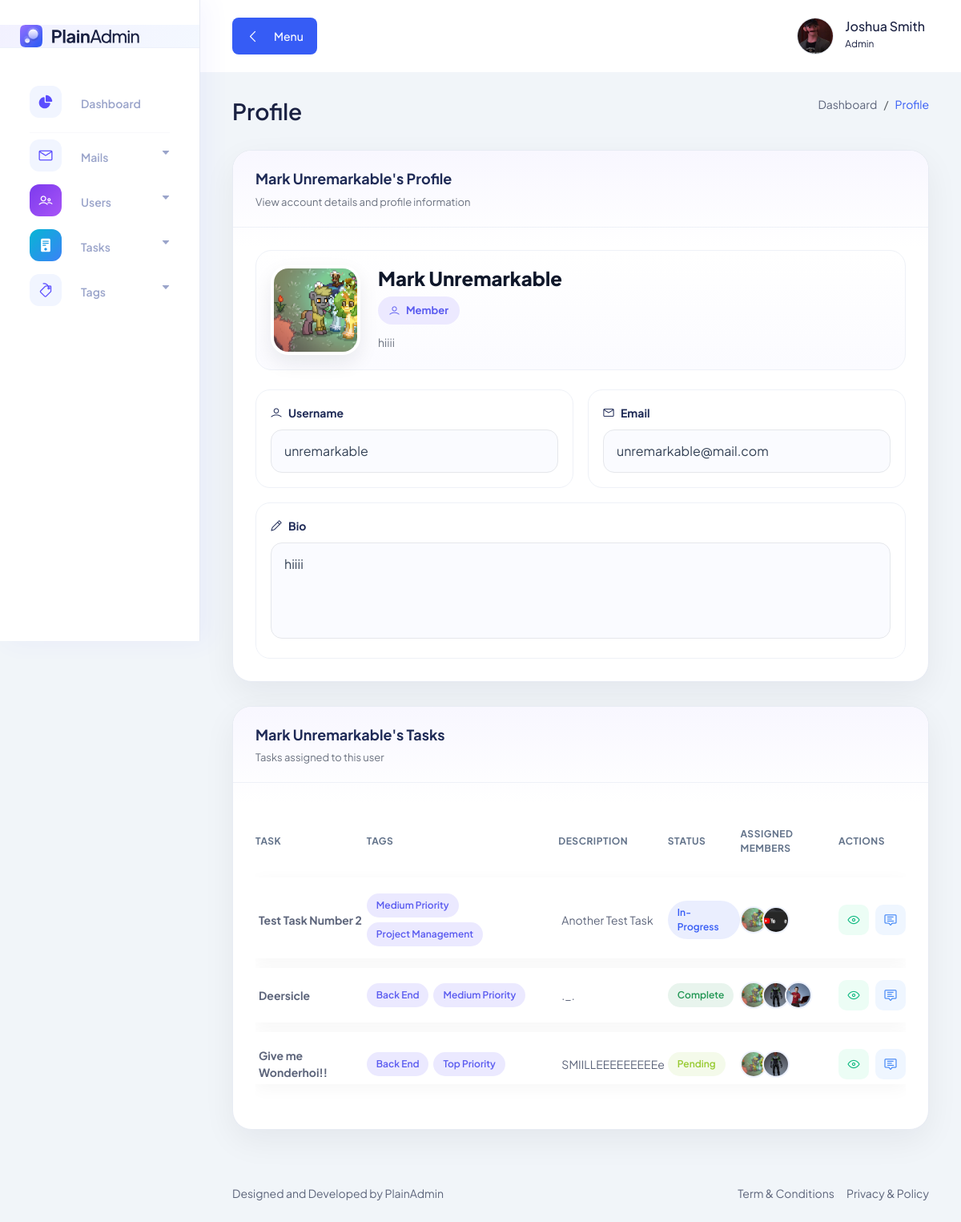
Before: /pages/profile/profile.php?user_id=6 (signed in) with the older database file.
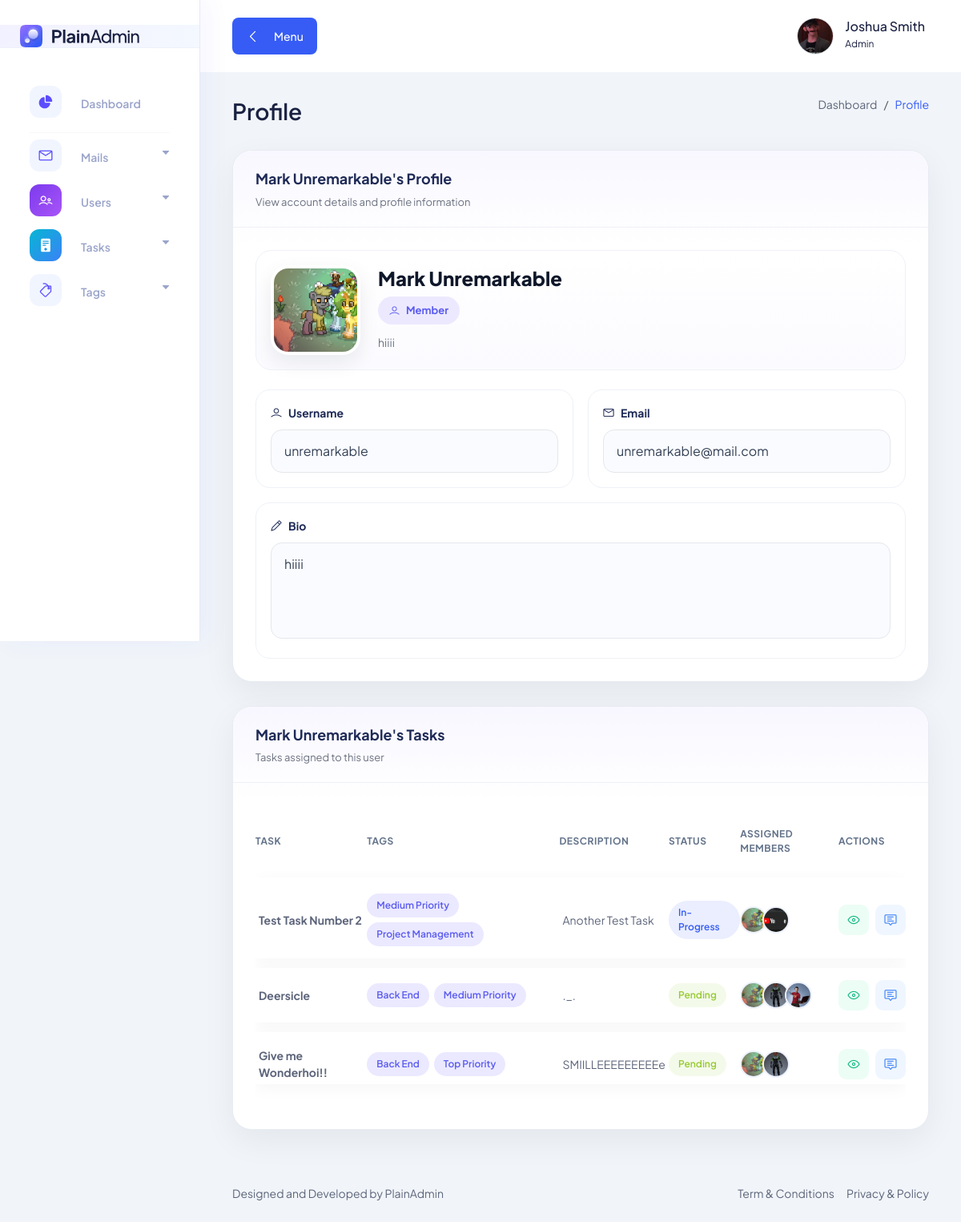
After: the same page with the newer database file.
### tables this page shows
CREATE TABLE `tasks_tbl` (
  `task_id` int(11) NOT NULL AUTO_INCREMENT,
  `task_name` varchar(100) NOT NULL,
  `task_description` varchar(100) NOT NULL,
  `task_status` int(11) NOT NULL DEFAULT 1,
  `task_attachment` varchar(255) DEFAULT NULL,
  `task_submit` varchar(255) DEFAULT NULL,
  `submission_text` text DEFAULT NULL,
  `submitted_by` varchar(255) DEFAULT '',
  `submitted_at` datetime DEFAULT NULL,
  PRIMARY KEY (`task_id`)
);

CREATE TABLE `task_status_tbl` (
  `status_id` int(11) NOT NULL AUTO_INCREMENT,
  `status` varchar(100) NOT NULL,
  PRIMARY KEY (`status_id`)
);

### includes/utils/db.utils.php (called while the page is built, shortened)
<?php
function can_view_task($conn, $task_id, $user_id, $role): bool
{
    $task_members = [];
    $select_task_members = mysqli_query($conn, "SELECT * FROM task_members_tbl LEFT JOIN users_tbl ON users_tbl.user_id = task_members_tbl.user_id WHERE task_members_tbl.task_id = '$task_id'");
    while ($row = mysqli_fetch_array($select_task_members)) {
        $task_members[] = $row['user_id'];
    }
    return in_array($user_id, $task_members);
}

### includes/utils/user.utils.php (called while the page is built, shortened)
<?php
function get_user_profile_image($conn, $user_id) : string {
    $all_users = mysqli_query($conn, "SELECT * FROM users_tbl WHERE user_id = '$user_id'");
    $user = mysqli_fetch_array($all_users);
    return "/task_management/uploads/profiles/" . $user['profile'];
}

### includes/elements/tables/task.table.php (the view, shortened to what the changed rows need)
<div class="table-wrapper table-responsive">
    <table class="table" data-toggle="table" data-search="true" data-filter-control="true">
        <thead>
            <tr>
                <th data-sortable="true">Task</th>
                <th data-sortable="true">Tags</th>
                <th data-sortable="true">Description</th>
                <th data-sortable="true">Status</th>
                <th data-sortable="true">Assigned Members</th>
                <th>Actions</th>
            </tr>
        </thead>
        <tbody>
            <?php
            $query = "
            SELECT tasks_tbl.*, task_status_tbl.status
            FROM tasks_tbl
            LEFT JOIN task_status_tbl ON task_status_tbl.status_id = tasks_tbl.task_status
            ";
            $tasks = mysqli_query($conn, $query);
            while ($task = mysqli_fetch_array($tasks)) {
                $status_color = match ((int) $task['task_status']) {
                    1 => "info-btn",
                    2 => "active-btn",
                    3 => "success-btn",
                    4 => "close-btn",
                    default => "secondary-btn"
                };
                if (can_view_task($conn, $task['task_id'], $user_id, $role)) {
                    $task_id = $task['task_id'];
                    ?>
                    <tr>
                        <td>
                            <p class="m-1 fw-bold"><?php echo $task['task_name']; ?></p>
                        </td>
                        <td>
                            <div class="tag-wrap">
                                <?php
                                $select_tag_tasks = mysqli_query($conn, "SELECT * FROM task_tags_tbl LEFT JOIN tags_tbl ON tags_tbl.tag_id = task_tags_tbl.tag_id WHERE task_id = '$task_id'");
                                if (mysqli_num_rows($select_tag_tasks) == 0) {
                                    ?>
                                    <span class="no-tags">No tags</span>
                                    <?php
                                } else {
                                    while ($tag = mysqli_fetch_array($select_tag_tasks)) {
                                        ?>
                                        <span class="task-tag">
                                            <?php echo $tag['tag']; ?>
                                        </span>
                                        <?php
                                    }
                                }
                                ?>
                            </div>
                        </td>
                        <td>
                            <p class="m-1"><?php echo $task['task_description']; ?></p>
                        </td>
                        <td>
                            <span class="status-btn <?php echo $status_color; ?>">
                                <?php echo $task['status']; ?>
                            </span>
                        </td>
                        <td>
                            <div class="d-flex align-items-center">
                                <?php
                                $select_members = mysqli_query($conn, "SELECT * FROM task_members_tbl LEFT JOIN users_tbl ON users_tbl.user_id = task_members_tbl.user_id WHERE task_id = '$task_id'");
                                while ($row = mysqli_fetch_array($select_members)) {
                                    ?>
                                    <a class="member-img" href="/task_management/pages/profile/profile.php?user_id=<?= $row['user_id']; ?>">
                                        <img src="<?php echo get_user_profile_image($conn, $row['user_id']); ?>"
                                            alt="<?php echo $row['full_name']; ?>" title="<?php echo $row['full_name']; ?>" />
                                    </a>
                                <?php } ?>
                            </div>
                        </td>
                        <td>
                            <div class="action">
                                <a class="action-btn view-btn" href="../tasks/task.view.php?id=<?php echo $task['task_id']; ?>">
                                    <i class="lni lni-eye"></i>
                                </a>
                                <a class="action-btn edit-btn" href="#" data-bs-toggle="modal"
                                    data-bs-target="#status-modal-<?php echo $task['task_id']; ?>">
                                    <i class="lni lni-popup"></i>
                                </a>
                            </div>
                        </td>
                    </tr>
                    <?php
                }
            }
            ?>
        </tbody>
    </table>
</div>

Changed rows visible on the page:
changed tasks_tbl "Deersicle": task_status 3 → 1 (drawn); task_status_tbl.status "Complete" → "Pending"
